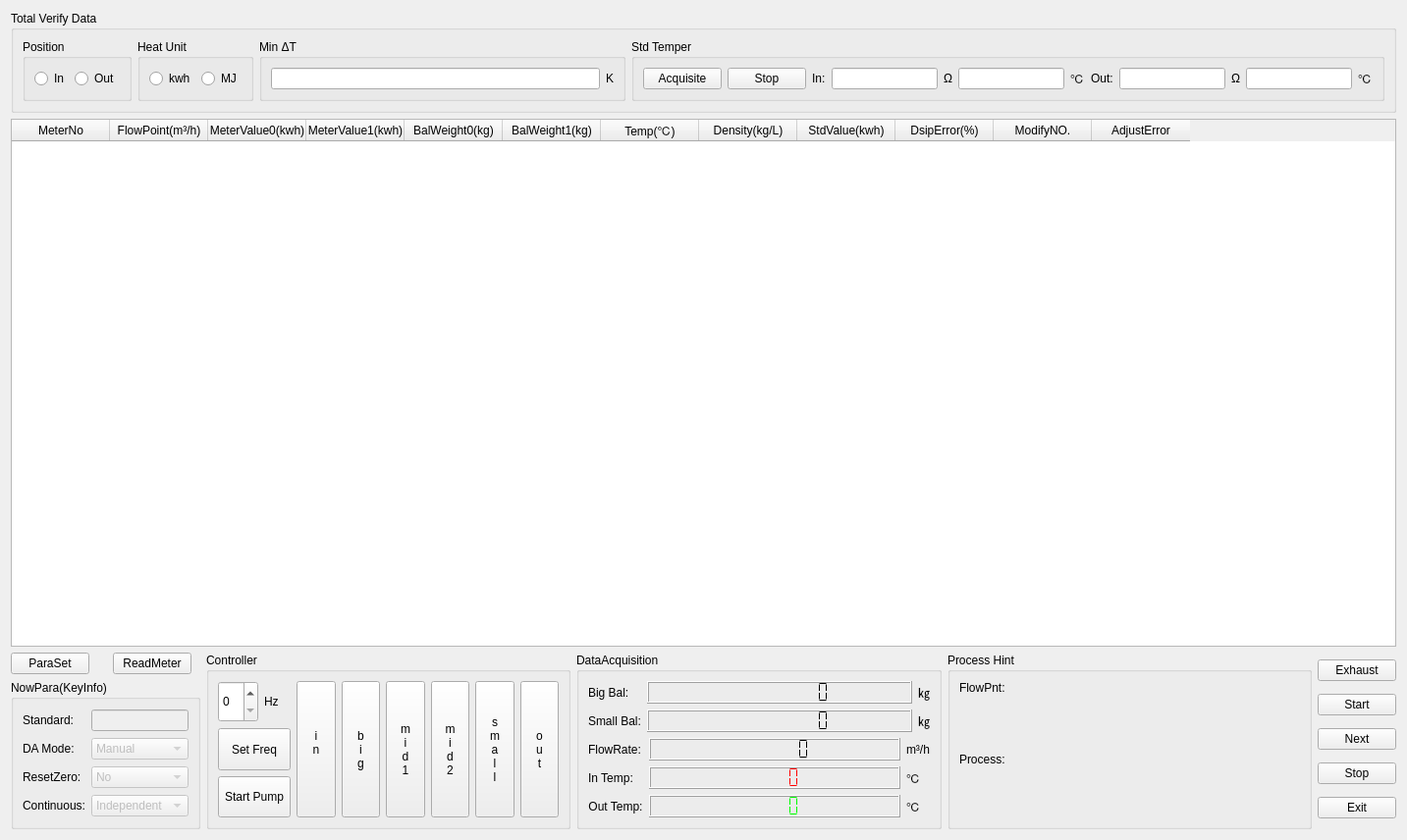
<?xml version="1.0" encoding="UTF-8"?>
<ui version="4.0">
 <class>TotalWeightClass</class>
 <widget class="QWidget" name="TotalWeightClass">
  <property name="geometry">
   <rect>
    <x>0</x>
    <y>0</y>
    <width>1433</width>
    <height>856</height>
   </rect>
  </property>
  <property name="windowTitle">
   <string>Total Verify(Weight Method)</string>
  </property>
  <layout class="QGridLayout" name="gridLayout_12">
   <item row="0" column="0" colspan="5">
    <widget class="QGroupBox" name="groupBox_5">
     <property name="title">
      <string>Total Verify Data</string>
     </property>
     <layout class="QGridLayout" name="gridLayout_17">
      <item row="0" column="0">
       <widget class="QGroupBox" name="groupBox_6">
        <property name="title">
         <string>Position</string>
        </property>
        <layout class="QGridLayout" name="gridLayout_6">
         <item row="0" column="0">
          <widget class="QRadioButton" name="radioButton">
           <property name="text">
            <string>In</string>
           </property>
           <attribute name="buttonGroup">
            <string notr="true">buttonGroup</string>
           </attribute>
          </widget>
         </item>
         <item row="0" column="1">
          <widget class="QRadioButton" name="radioButton_2">
           <property name="text">
            <string>Out</string>
           </property>
           <attribute name="buttonGroup">
            <string notr="true">buttonGroup</string>
           </attribute>
          </widget>
         </item>
        </layout>
       </widget>
      </item>
      <item row="0" column="1">
       <widget class="QGroupBox" name="groupBox_7">
        <property name="title">
         <string>Heat Unit</string>
        </property>
        <layout class="QGridLayout" name="gridLayout_11">
         <item row="0" column="0">
          <widget class="QRadioButton" name="radioButton_3">
           <property name="text">
            <string>kwh</string>
           </property>
          </widget>
         </item>
         <item row="0" column="1">
          <widget class="QRadioButton" name="radioButton_4">
           <property name="text">
            <string>MJ</string>
           </property>
          </widget>
         </item>
        </layout>
       </widget>
      </item>
      <item row="0" column="2">
       <widget class="QGroupBox" name="groupBox_8">
        <property name="title">
         <string>Min ΔT</string>
        </property>
        <layout class="QGridLayout" name="gridLayout_13">
         <item row="0" column="0">
          <widget class="QLineEdit" name="lineEdit"/>
         </item>
         <item row="0" column="1">
          <widget class="QLabel" name="label_17">
           <property name="text">
            <string>K</string>
           </property>
          </widget>
         </item>
        </layout>
       </widget>
      </item>
      <item row="0" column="3">
       <widget class="QGroupBox" name="groupBox_9">
        <property name="title">
         <string>Std Temper</string>
        </property>
        <layout class="QGridLayout" name="gridLayout_16">
         <item row="0" column="0">
          <widget class="QPushButton" name="pushButton">
           <property name="text">
            <string>Acquisite</string>
           </property>
          </widget>
         </item>
         <item row="0" column="1">
          <widget class="QPushButton" name="pushButton_2">
           <property name="text">
            <string>Stop</string>
           </property>
          </widget>
         </item>
         <item row="0" column="2">
          <layout class="QGridLayout" name="gridLayout_14">
           <item row="0" column="0">
            <widget class="QLabel" name="label_18">
             <property name="text">
              <string>In:</string>
             </property>
            </widget>
           </item>
           <item row="0" column="1">
            <widget class="QLineEdit" name="lineEdit_2"/>
           </item>
           <item row="0" column="2">
            <widget class="QLabel" name="label_20">
             <property name="text">
              <string>Ω</string>
             </property>
            </widget>
           </item>
           <item row="0" column="3">
            <widget class="QLineEdit" name="lineEdit_3"/>
           </item>
           <item row="0" column="4">
            <widget class="QLabel" name="label_21">
             <property name="text">
              <string>℃</string>
             </property>
            </widget>
           </item>
          </layout>
         </item>
         <item row="0" column="3">
          <layout class="QGridLayout" name="gridLayout_15">
           <item row="0" column="0">
            <widget class="QLabel" name="label_19">
             <property name="text">
              <string>Out:</string>
             </property>
            </widget>
           </item>
           <item row="0" column="1">
            <widget class="QLineEdit" name="lineEdit_4"/>
           </item>
           <item row="0" column="2">
            <widget class="QLabel" name="label_22">
             <property name="text">
              <string>Ω</string>
             </property>
            </widget>
           </item>
           <item row="0" column="3">
            <widget class="QLineEdit" name="lineEdit_5"/>
           </item>
           <item row="0" column="4">
            <widget class="QLabel" name="label_23">
             <property name="text">
              <string>℃</string>
             </property>
            </widget>
           </item>
          </layout>
         </item>
        </layout>
       </widget>
      </item>
     </layout>
    </widget>
   </item>
   <item row="1" column="0" colspan="5">
    <widget class="QTableWidget" name="tableWidget">
     <property name="inputMethodHints">
      <set>Qt::ImhDigitsOnly|Qt::ImhFormattedNumbersOnly|Qt::ImhPreferNumbers</set>
     </property>
     <property name="editTriggers">
      <set>QAbstractItemView::CurrentChanged|QAbstractItemView::DoubleClicked|QAbstractItemView::EditKeyPressed</set>
     </property>
     <column>
      <property name="text">
       <string>MeterNo</string>
      </property>
     </column>
     <column>
      <property name="text">
       <string>FlowPoint(m³/h)</string>
      </property>
     </column>
     <column>
      <property name="text">
       <string>MeterValue0(kwh)</string>
      </property>
     </column>
     <column>
      <property name="text">
       <string>MeterValue1(kwh)</string>
      </property>
     </column>
     <column>
      <property name="text">
       <string>BalWeight0(kg)</string>
      </property>
     </column>
     <column>
      <property name="text">
       <string>BalWeight1(kg)</string>
      </property>
     </column>
     <column>
      <property name="text">
       <string>Temp(℃)</string>
      </property>
     </column>
     <column>
      <property name="text">
       <string>Density(kg/L)</string>
      </property>
     </column>
     <column>
      <property name="text">
       <string>StdValue(kwh)</string>
      </property>
     </column>
     <column>
      <property name="text">
       <string>DsipError(%)</string>
      </property>
     </column>
     <column>
      <property name="text">
       <string>ModifyNO.</string>
      </property>
     </column>
     <column>
      <property name="text">
       <string>AdjustError</string>
      </property>
     </column>
    </widget>
   </item>
   <item row="2" column="0">
    <layout class="QGridLayout" name="gridLayout_5">
     <item row="0" column="0">
      <widget class="QPushButton" name="btnParaSet">
       <property name="sizePolicy">
        <sizepolicy hsizetype="Fixed" vsizetype="Fixed">
         <horstretch>0</horstretch>
         <verstretch>0</verstretch>
        </sizepolicy>
       </property>
       <property name="text">
        <string>ParaSet</string>
       </property>
      </widget>
     </item>
     <item row="0" column="1">
      <widget class="QPushButton" name="btnReadMeter">
       <property name="sizePolicy">
        <sizepolicy hsizetype="Fixed" vsizetype="Fixed">
         <horstretch>0</horstretch>
         <verstretch>0</verstretch>
        </sizepolicy>
       </property>
       <property name="text">
        <string>ReadMeter</string>
       </property>
      </widget>
     </item>
     <item row="1" column="0" colspan="2">
      <widget class="QGroupBox" name="groupBox">
       <property name="title">
        <string>NowPara(KeyInfo)</string>
       </property>
       <layout class="QGridLayout" name="gridLayout_3">
        <item row="0" column="0">
         <widget class="QLabel" name="labelStandard">
          <property name="sizePolicy">
           <sizepolicy hsizetype="Fixed" vsizetype="Preferred">
            <horstretch>0</horstretch>
            <verstretch>0</verstretch>
           </sizepolicy>
          </property>
          <property name="text">
           <string>Standard:</string>
          </property>
         </widget>
        </item>
        <item row="0" column="1">
         <widget class="QLineEdit" name="lnEditStandard">
          <property name="enabled">
           <bool>false</bool>
          </property>
          <property name="sizePolicy">
           <sizepolicy hsizetype="Preferred" vsizetype="Fixed">
            <horstretch>0</horstretch>
            <verstretch>0</verstretch>
           </sizepolicy>
          </property>
         </widget>
        </item>
        <item row="1" column="0">
         <widget class="QLabel" name="label_14">
          <property name="sizePolicy">
           <sizepolicy hsizetype="Fixed" vsizetype="Preferred">
            <horstretch>0</horstretch>
            <verstretch>0</verstretch>
           </sizepolicy>
          </property>
          <property name="text">
           <string>DA Mode:</string>
          </property>
         </widget>
        </item>
        <item row="1" column="1">
         <widget class="QComboBox" name="cmbAutoPick">
          <property name="enabled">
           <bool>false</bool>
          </property>
          <property name="sizePolicy">
           <sizepolicy hsizetype="Preferred" vsizetype="Fixed">
            <horstretch>0</horstretch>
            <verstretch>0</verstretch>
           </sizepolicy>
          </property>
          <item>
           <property name="text">
            <string>Manual</string>
           </property>
          </item>
          <item>
           <property name="text">
            <string>Auto</string>
           </property>
          </item>
         </widget>
        </item>
        <item row="2" column="0">
         <widget class="QLabel" name="label_16">
          <property name="sizePolicy">
           <sizepolicy hsizetype="Fixed" vsizetype="Preferred">
            <horstretch>0</horstretch>
            <verstretch>0</verstretch>
           </sizepolicy>
          </property>
          <property name="text">
           <string>ResetZero:</string>
          </property>
         </widget>
        </item>
        <item row="2" column="1">
         <widget class="QComboBox" name="cmbResetZero">
          <property name="enabled">
           <bool>false</bool>
          </property>
          <property name="sizePolicy">
           <sizepolicy hsizetype="Preferred" vsizetype="Fixed">
            <horstretch>0</horstretch>
            <verstretch>0</verstretch>
           </sizepolicy>
          </property>
          <item>
           <property name="text">
            <string>No</string>
           </property>
          </item>
          <item>
           <property name="text">
            <string>Yes</string>
           </property>
          </item>
         </widget>
        </item>
        <item row="3" column="0">
         <widget class="QLabel" name="label_15">
          <property name="sizePolicy">
           <sizepolicy hsizetype="Fixed" vsizetype="Preferred">
            <horstretch>0</horstretch>
            <verstretch>0</verstretch>
           </sizepolicy>
          </property>
          <property name="text">
           <string>Continuous:</string>
          </property>
         </widget>
        </item>
        <item row="3" column="1">
         <widget class="QComboBox" name="cmbContinue">
          <property name="enabled">
           <bool>false</bool>
          </property>
          <property name="sizePolicy">
           <sizepolicy hsizetype="Preferred" vsizetype="Fixed">
            <horstretch>0</horstretch>
            <verstretch>0</verstretch>
           </sizepolicy>
          </property>
          <item>
           <property name="text">
            <string>Independent</string>
           </property>
          </item>
          <item>
           <property name="text">
            <string>Continuous</string>
           </property>
          </item>
         </widget>
        </item>
       </layout>
      </widget>
     </item>
    </layout>
   </item>
   <item row="2" column="1">
    <widget class="QGroupBox" name="groupBox_2">
     <property name="sizePolicy">
      <sizepolicy hsizetype="Expanding" vsizetype="Preferred">
       <horstretch>0</horstretch>
       <verstretch>0</verstretch>
      </sizepolicy>
     </property>
     <property name="title">
      <string>Controller</string>
     </property>
     <layout class="QGridLayout" name="gridLayout">
      <item row="0" column="0">
       <layout class="QHBoxLayout" name="horizontalLayout">
        <property name="sizeConstraint">
         <enum>QLayout::SetDefaultConstraint</enum>
        </property>
        <item>
         <widget class="QSpinBox" name="spinBoxFreq">
          <property name="sizePolicy">
           <sizepolicy hsizetype="Preferred" vsizetype="Preferred">
            <horstretch>0</horstretch>
            <verstretch>0</verstretch>
           </sizepolicy>
          </property>
         </widget>
        </item>
        <item>
         <widget class="QLabel" name="label_13">
          <property name="sizePolicy">
           <sizepolicy hsizetype="Preferred" vsizetype="Preferred">
            <horstretch>0</horstretch>
            <verstretch>0</verstretch>
           </sizepolicy>
          </property>
          <property name="text">
           <string>Hz</string>
          </property>
         </widget>
        </item>
       </layout>
      </item>
      <item row="0" column="1" rowspan="3">
       <widget class="QToolButton" name="btnWaterIn">
        <property name="sizePolicy">
         <sizepolicy hsizetype="Expanding" vsizetype="Preferred">
          <horstretch>0</horstretch>
          <verstretch>0</verstretch>
         </sizepolicy>
        </property>
        <property name="text">
         <string>i
n
</string>
        </property>
       </widget>
      </item>
      <item row="0" column="2" rowspan="3">
       <widget class="QToolButton" name="btnValveBig">
        <property name="sizePolicy">
         <sizepolicy hsizetype="Expanding" vsizetype="Preferred">
          <horstretch>0</horstretch>
          <verstretch>0</verstretch>
         </sizepolicy>
        </property>
        <property name="text">
         <string>b
i
g</string>
        </property>
       </widget>
      </item>
      <item row="0" column="3" rowspan="3">
       <widget class="QToolButton" name="btnValveMiddle1">
        <property name="sizePolicy">
         <sizepolicy hsizetype="Expanding" vsizetype="Preferred">
          <horstretch>0</horstretch>
          <verstretch>0</verstretch>
         </sizepolicy>
        </property>
        <property name="text">
         <string>m
i
d
1</string>
        </property>
       </widget>
      </item>
      <item row="0" column="4" rowspan="3">
       <widget class="QToolButton" name="btnValveMiddle2">
        <property name="sizePolicy">
         <sizepolicy hsizetype="Expanding" vsizetype="Preferred">
          <horstretch>0</horstretch>
          <verstretch>0</verstretch>
         </sizepolicy>
        </property>
        <property name="text">
         <string>m
i
d
2</string>
        </property>
       </widget>
      </item>
      <item row="0" column="5" rowspan="3">
       <widget class="QToolButton" name="btnValveSmall">
        <property name="sizePolicy">
         <sizepolicy hsizetype="Expanding" vsizetype="Preferred">
          <horstretch>0</horstretch>
          <verstretch>0</verstretch>
         </sizepolicy>
        </property>
        <property name="text">
         <string>s
m
a
l
l</string>
        </property>
       </widget>
      </item>
      <item row="0" column="6" rowspan="3">
       <widget class="QToolButton" name="btnWaterOut">
        <property name="sizePolicy">
         <sizepolicy hsizetype="Expanding" vsizetype="Preferred">
          <horstretch>0</horstretch>
          <verstretch>0</verstretch>
         </sizepolicy>
        </property>
        <property name="text">
         <string>o
u
t</string>
        </property>
       </widget>
      </item>
      <item row="1" column="0">
       <widget class="QToolButton" name="btnSetFreq">
        <property name="sizePolicy">
         <sizepolicy hsizetype="Preferred" vsizetype="Preferred">
          <horstretch>0</horstretch>
          <verstretch>0</verstretch>
         </sizepolicy>
        </property>
        <property name="text">
         <string>Set Freq</string>
        </property>
       </widget>
      </item>
      <item row="2" column="0">
       <widget class="QToolButton" name="btnWaterPump">
        <property name="sizePolicy">
         <sizepolicy hsizetype="Preferred" vsizetype="Preferred">
          <horstretch>0</horstretch>
          <verstretch>0</verstretch>
         </sizepolicy>
        </property>
        <property name="text">
         <string>Start Pump</string>
        </property>
       </widget>
      </item>
     </layout>
    </widget>
   </item>
   <item row="2" column="2">
    <widget class="QGroupBox" name="groupBox_4">
     <property name="title">
      <string>DataAcquisition</string>
     </property>
     <layout class="QGridLayout" name="gridLayout_10">
      <item row="0" column="0">
       <layout class="QGridLayout" name="gridLayout_2">
        <item row="0" column="0">
         <widget class="QLabel" name="label_9">
          <property name="sizePolicy">
           <sizepolicy hsizetype="Fixed" vsizetype="Preferred">
            <horstretch>0</horstretch>
            <verstretch>0</verstretch>
           </sizepolicy>
          </property>
          <property name="text">
           <string>Big Bal:</string>
          </property>
         </widget>
        </item>
        <item row="0" column="1">
         <widget class="QLCDNumber" name="lcdBigBalance">
          <property name="sizePolicy">
           <sizepolicy hsizetype="Expanding" vsizetype="Fixed">
            <horstretch>0</horstretch>
            <verstretch>0</verstretch>
           </sizepolicy>
          </property>
          <property name="numDigits">
           <number>10</number>
          </property>
          <property name="segmentStyle">
           <enum>QLCDNumber::Flat</enum>
          </property>
         </widget>
        </item>
        <item row="0" column="2">
         <widget class="QLabel" name="label_11">
          <property name="sizePolicy">
           <sizepolicy hsizetype="Fixed" vsizetype="Preferred">
            <horstretch>0</horstretch>
            <verstretch>0</verstretch>
           </sizepolicy>
          </property>
          <property name="text">
           <string>㎏</string>
          </property>
         </widget>
        </item>
        <item row="1" column="0">
         <widget class="QLabel" name="label_10">
          <property name="sizePolicy">
           <sizepolicy hsizetype="Fixed" vsizetype="Preferred">
            <horstretch>0</horstretch>
            <verstretch>0</verstretch>
           </sizepolicy>
          </property>
          <property name="text">
           <string>Small Bal:</string>
          </property>
         </widget>
        </item>
        <item row="1" column="1">
         <widget class="QLCDNumber" name="lcdSmallBalance">
          <property name="sizePolicy">
           <sizepolicy hsizetype="Preferred" vsizetype="Fixed">
            <horstretch>0</horstretch>
            <verstretch>0</verstretch>
           </sizepolicy>
          </property>
          <property name="numDigits">
           <number>10</number>
          </property>
          <property name="segmentStyle">
           <enum>QLCDNumber::Flat</enum>
          </property>
         </widget>
        </item>
        <item row="1" column="2">
         <widget class="QLabel" name="label_12">
          <property name="sizePolicy">
           <sizepolicy hsizetype="Fixed" vsizetype="Preferred">
            <horstretch>0</horstretch>
            <verstretch>0</verstretch>
           </sizepolicy>
          </property>
          <property name="text">
           <string>㎏</string>
          </property>
         </widget>
        </item>
       </layout>
      </item>
      <item row="1" column="0">
       <layout class="QGridLayout" name="gridLayout_8">
        <item row="0" column="0">
         <widget class="QLabel" name="label_3">
          <property name="sizePolicy">
           <sizepolicy hsizetype="Fixed" vsizetype="Preferred">
            <horstretch>0</horstretch>
            <verstretch>0</verstretch>
           </sizepolicy>
          </property>
          <property name="text">
           <string>FlowRate:</string>
          </property>
          <property name="alignment">
           <set>Qt::AlignCenter</set>
          </property>
         </widget>
        </item>
        <item row="0" column="1">
         <widget class="QLCDNumber" name="lcdFlowRate">
          <property name="sizePolicy">
           <sizepolicy hsizetype="Preferred" vsizetype="Fixed">
            <horstretch>0</horstretch>
            <verstretch>0</verstretch>
           </sizepolicy>
          </property>
          <property name="numDigits">
           <number>7</number>
          </property>
          <property name="segmentStyle">
           <enum>QLCDNumber::Flat</enum>
          </property>
         </widget>
        </item>
        <item row="0" column="2">
         <widget class="QLabel" name="label_6">
          <property name="sizePolicy">
           <sizepolicy hsizetype="Fixed" vsizetype="Preferred">
            <horstretch>0</horstretch>
            <verstretch>0</verstretch>
           </sizepolicy>
          </property>
          <property name="text">
           <string>m³/h</string>
          </property>
         </widget>
        </item>
        <item row="1" column="0">
         <widget class="QLabel" name="label_4">
          <property name="sizePolicy">
           <sizepolicy hsizetype="Fixed" vsizetype="Preferred">
            <horstretch>0</horstretch>
            <verstretch>0</verstretch>
           </sizepolicy>
          </property>
          <property name="text">
           <string>In Temp:</string>
          </property>
          <property name="alignment">
           <set>Qt::AlignCenter</set>
          </property>
         </widget>
        </item>
        <item row="1" column="1">
         <widget class="QLCDNumber" name="lcdInTemper">
          <property name="sizePolicy">
           <sizepolicy hsizetype="Preferred" vsizetype="Fixed">
            <horstretch>0</horstretch>
            <verstretch>0</verstretch>
           </sizepolicy>
          </property>
          <property name="palette">
           <palette>
            <active>
             <colorrole role="WindowText">
              <brush brushstyle="SolidPattern">
               <color alpha="255">
                <red>255</red>
                <green>0</green>
                <blue>0</blue>
               </color>
              </brush>
             </colorrole>
             <colorrole role="Button">
              <brush brushstyle="SolidPattern">
               <color alpha="255">
                <red>100</red>
                <green>10</green>
                <blue>0</blue>
               </color>
              </brush>
             </colorrole>
             <colorrole role="Base">
              <brush brushstyle="SolidPattern">
               <color alpha="255">
                <red>100</red>
                <green>10</green>
                <blue>0</blue>
               </color>
              </brush>
             </colorrole>
             <colorrole role="Window">
              <brush brushstyle="SolidPattern">
               <color alpha="255">
                <red>100</red>
                <green>10</green>
                <blue>0</blue>
               </color>
              </brush>
             </colorrole>
            </active>
            <inactive>
             <colorrole role="WindowText">
              <brush brushstyle="SolidPattern">
               <color alpha="255">
                <red>255</red>
                <green>0</green>
                <blue>0</blue>
               </color>
              </brush>
             </colorrole>
             <colorrole role="Button">
              <brush brushstyle="SolidPattern">
               <color alpha="255">
                <red>100</red>
                <green>10</green>
                <blue>0</blue>
               </color>
              </brush>
             </colorrole>
             <colorrole role="Base">
              <brush brushstyle="SolidPattern">
               <color alpha="255">
                <red>100</red>
                <green>10</green>
                <blue>0</blue>
               </color>
              </brush>
             </colorrole>
             <colorrole role="Window">
              <brush brushstyle="SolidPattern">
               <color alpha="255">
                <red>100</red>
                <green>10</green>
                <blue>0</blue>
               </color>
              </brush>
             </colorrole>
            </inactive>
            <disabled>
             <colorrole role="WindowText">
              <brush brushstyle="SolidPattern">
               <color alpha="255">
                <red>120</red>
                <green>120</green>
                <blue>120</blue>
               </color>
              </brush>
             </colorrole>
             <colorrole role="Button">
              <brush brushstyle="SolidPattern">
               <color alpha="255">
                <red>100</red>
                <green>10</green>
                <blue>0</blue>
               </color>
              </brush>
             </colorrole>
             <colorrole role="Base">
              <brush brushstyle="SolidPattern">
               <color alpha="255">
                <red>100</red>
                <green>10</green>
                <blue>0</blue>
               </color>
              </brush>
             </colorrole>
             <colorrole role="Window">
              <brush brushstyle="SolidPattern">
               <color alpha="255">
                <red>100</red>
                <green>10</green>
                <blue>0</blue>
               </color>
              </brush>
             </colorrole>
            </disabled>
           </palette>
          </property>
          <property name="numDigits">
           <number>5</number>
          </property>
          <property name="segmentStyle">
           <enum>QLCDNumber::Flat</enum>
          </property>
         </widget>
        </item>
        <item row="1" column="2">
         <widget class="QLabel" name="label_7">
          <property name="sizePolicy">
           <sizepolicy hsizetype="Fixed" vsizetype="Preferred">
            <horstretch>0</horstretch>
            <verstretch>0</verstretch>
           </sizepolicy>
          </property>
          <property name="text">
           <string>℃</string>
          </property>
         </widget>
        </item>
        <item row="2" column="0">
         <widget class="QLabel" name="label_5">
          <property name="sizePolicy">
           <sizepolicy hsizetype="Fixed" vsizetype="Preferred">
            <horstretch>0</horstretch>
            <verstretch>0</verstretch>
           </sizepolicy>
          </property>
          <property name="text">
           <string>Out Temp:</string>
          </property>
          <property name="alignment">
           <set>Qt::AlignCenter</set>
          </property>
         </widget>
        </item>
        <item row="2" column="1">
         <widget class="QLCDNumber" name="lcdOutTemper">
          <property name="sizePolicy">
           <sizepolicy hsizetype="Preferred" vsizetype="Fixed">
            <horstretch>0</horstretch>
            <verstretch>0</verstretch>
           </sizepolicy>
          </property>
          <property name="palette">
           <palette>
            <active>
             <colorrole role="WindowText">
              <brush brushstyle="SolidPattern">
               <color alpha="255">
                <red>0</red>
                <green>255</green>
                <blue>0</blue>
               </color>
              </brush>
             </colorrole>
             <colorrole role="Button">
              <brush brushstyle="SolidPattern">
               <color alpha="255">
                <red>100</red>
                <green>10</green>
                <blue>0</blue>
               </color>
              </brush>
             </colorrole>
             <colorrole role="Base">
              <brush brushstyle="SolidPattern">
               <color alpha="255">
                <red>100</red>
                <green>10</green>
                <blue>0</blue>
               </color>
              </brush>
             </colorrole>
             <colorrole role="Window">
              <brush brushstyle="SolidPattern">
               <color alpha="255">
                <red>100</red>
                <green>10</green>
                <blue>0</blue>
               </color>
              </brush>
             </colorrole>
            </active>
            <inactive>
             <colorrole role="WindowText">
              <brush brushstyle="SolidPattern">
               <color alpha="255">
                <red>0</red>
                <green>255</green>
                <blue>0</blue>
               </color>
              </brush>
             </colorrole>
             <colorrole role="Button">
              <brush brushstyle="SolidPattern">
               <color alpha="255">
                <red>100</red>
                <green>10</green>
                <blue>0</blue>
               </color>
              </brush>
             </colorrole>
             <colorrole role="Base">
              <brush brushstyle="SolidPattern">
               <color alpha="255">
                <red>100</red>
                <green>10</green>
                <blue>0</blue>
               </color>
              </brush>
             </colorrole>
             <colorrole role="Window">
              <brush brushstyle="SolidPattern">
               <color alpha="255">
                <red>100</red>
                <green>10</green>
                <blue>0</blue>
               </color>
              </brush>
             </colorrole>
            </inactive>
            <disabled>
             <colorrole role="WindowText">
              <brush brushstyle="SolidPattern">
               <color alpha="255">
                <red>120</red>
                <green>120</green>
                <blue>120</blue>
               </color>
              </brush>
             </colorrole>
             <colorrole role="Button">
              <brush brushstyle="SolidPattern">
               <color alpha="255">
                <red>100</red>
                <green>10</green>
                <blue>0</blue>
               </color>
              </brush>
             </colorrole>
             <colorrole role="Base">
              <brush brushstyle="SolidPattern">
               <color alpha="255">
                <red>100</red>
                <green>10</green>
                <blue>0</blue>
               </color>
              </brush>
             </colorrole>
             <colorrole role="Window">
              <brush brushstyle="SolidPattern">
               <color alpha="255">
                <red>100</red>
                <green>10</green>
                <blue>0</blue>
               </color>
              </brush>
             </colorrole>
            </disabled>
           </palette>
          </property>
          <property name="smallDecimalPoint">
           <bool>false</bool>
          </property>
          <property name="segmentStyle">
           <enum>QLCDNumber::Flat</enum>
          </property>
         </widget>
        </item>
        <item row="2" column="2">
         <widget class="QLabel" name="label_8">
          <property name="sizePolicy">
           <sizepolicy hsizetype="Fixed" vsizetype="Preferred">
            <horstretch>0</horstretch>
            <verstretch>0</verstretch>
           </sizepolicy>
          </property>
          <property name="text">
           <string>℃</string>
          </property>
         </widget>
        </item>
       </layout>
      </item>
     </layout>
    </widget>
   </item>
   <item row="2" column="3">
    <widget class="QGroupBox" name="groupBox_3">
     <property name="sizePolicy">
      <sizepolicy hsizetype="Expanding" vsizetype="Preferred">
       <horstretch>0</horstretch>
       <verstretch>0</verstretch>
      </sizepolicy>
     </property>
     <property name="title">
      <string>Process Hint</string>
     </property>
     <layout class="QGridLayout" name="gridLayout_9">
      <item row="0" column="0">
       <layout class="QGridLayout" name="gridLayout_7">
        <item row="0" column="0">
         <widget class="QLabel" name="label">
          <property name="sizePolicy">
           <sizepolicy hsizetype="Fixed" vsizetype="Preferred">
            <horstretch>0</horstretch>
            <verstretch>0</verstretch>
           </sizepolicy>
          </property>
          <property name="text">
           <string>FlowPnt:</string>
          </property>
          <property name="alignment">
           <set>Qt::AlignLeading|Qt::AlignLeft|Qt::AlignTop</set>
          </property>
         </widget>
        </item>
        <item row="0" column="1">
         <widget class="QLabel" name="labelHintPoint">
          <property name="sizePolicy">
           <sizepolicy hsizetype="Preferred" vsizetype="Preferred">
            <horstretch>0</horstretch>
            <verstretch>0</verstretch>
           </sizepolicy>
          </property>
          <property name="text">
           <string/>
          </property>
          <property name="alignment">
           <set>Qt::AlignLeading|Qt::AlignLeft|Qt::AlignTop</set>
          </property>
          <property name="wordWrap">
           <bool>true</bool>
          </property>
         </widget>
        </item>
        <item row="1" column="0">
         <widget class="QLabel" name="label_2">
          <property name="sizePolicy">
           <sizepolicy hsizetype="Fixed" vsizetype="Preferred">
            <horstretch>0</horstretch>
            <verstretch>0</verstretch>
           </sizepolicy>
          </property>
          <property name="text">
           <string>Process:</string>
          </property>
          <property name="alignment">
           <set>Qt::AlignLeading|Qt::AlignLeft|Qt::AlignTop</set>
          </property>
         </widget>
        </item>
        <item row="1" column="1">
         <widget class="QLabel" name="labelHintProcess">
          <property name="sizePolicy">
           <sizepolicy hsizetype="Preferred" vsizetype="Preferred">
            <horstretch>0</horstretch>
            <verstretch>0</verstretch>
           </sizepolicy>
          </property>
          <property name="text">
           <string/>
          </property>
          <property name="alignment">
           <set>Qt::AlignLeading|Qt::AlignLeft|Qt::AlignTop</set>
          </property>
          <property name="wordWrap">
           <bool>true</bool>
          </property>
         </widget>
        </item>
       </layout>
      </item>
     </layout>
    </widget>
   </item>
   <item row="2" column="4">
    <layout class="QGridLayout" name="gridLayout_4">
     <item row="0" column="0">
      <widget class="QPushButton" name="btnExhaust">
       <property name="sizePolicy">
        <sizepolicy hsizetype="Preferred" vsizetype="Fixed">
         <horstretch>0</horstretch>
         <verstretch>0</verstretch>
        </sizepolicy>
       </property>
       <property name="text">
        <string>Exhaust</string>
       </property>
      </widget>
     </item>
     <item row="1" column="0">
      <widget class="QPushButton" name="btnStart">
       <property name="sizePolicy">
        <sizepolicy hsizetype="Preferred" vsizetype="Fixed">
         <horstretch>0</horstretch>
         <verstretch>0</verstretch>
        </sizepolicy>
       </property>
       <property name="text">
        <string>Start</string>
       </property>
      </widget>
     </item>
     <item row="2" column="0">
      <widget class="QPushButton" name="btnNext">
       <property name="sizePolicy">
        <sizepolicy hsizetype="Preferred" vsizetype="Fixed">
         <horstretch>0</horstretch>
         <verstretch>0</verstretch>
        </sizepolicy>
       </property>
       <property name="text">
        <string>Next</string>
       </property>
      </widget>
     </item>
     <item row="3" column="0">
      <widget class="QPushButton" name="btnStop">
       <property name="sizePolicy">
        <sizepolicy hsizetype="Preferred" vsizetype="Fixed">
         <horstretch>0</horstretch>
         <verstretch>0</verstretch>
        </sizepolicy>
       </property>
       <property name="text">
        <string>Stop</string>
       </property>
      </widget>
     </item>
     <item row="4" column="0">
      <widget class="QPushButton" name="btnExit">
       <property name="sizePolicy">
        <sizepolicy hsizetype="Preferred" vsizetype="Fixed">
         <horstretch>0</horstretch>
         <verstretch>0</verstretch>
        </sizepolicy>
       </property>
       <property name="text">
        <string>Exit</string>
       </property>
      </widget>
     </item>
    </layout>
   </item>
  </layout>
 </widget>
 <resources/>
 <connections/>
 <buttongroups>
  <buttongroup name="buttonGroup"/>
 </buttongroups>
</ui>
